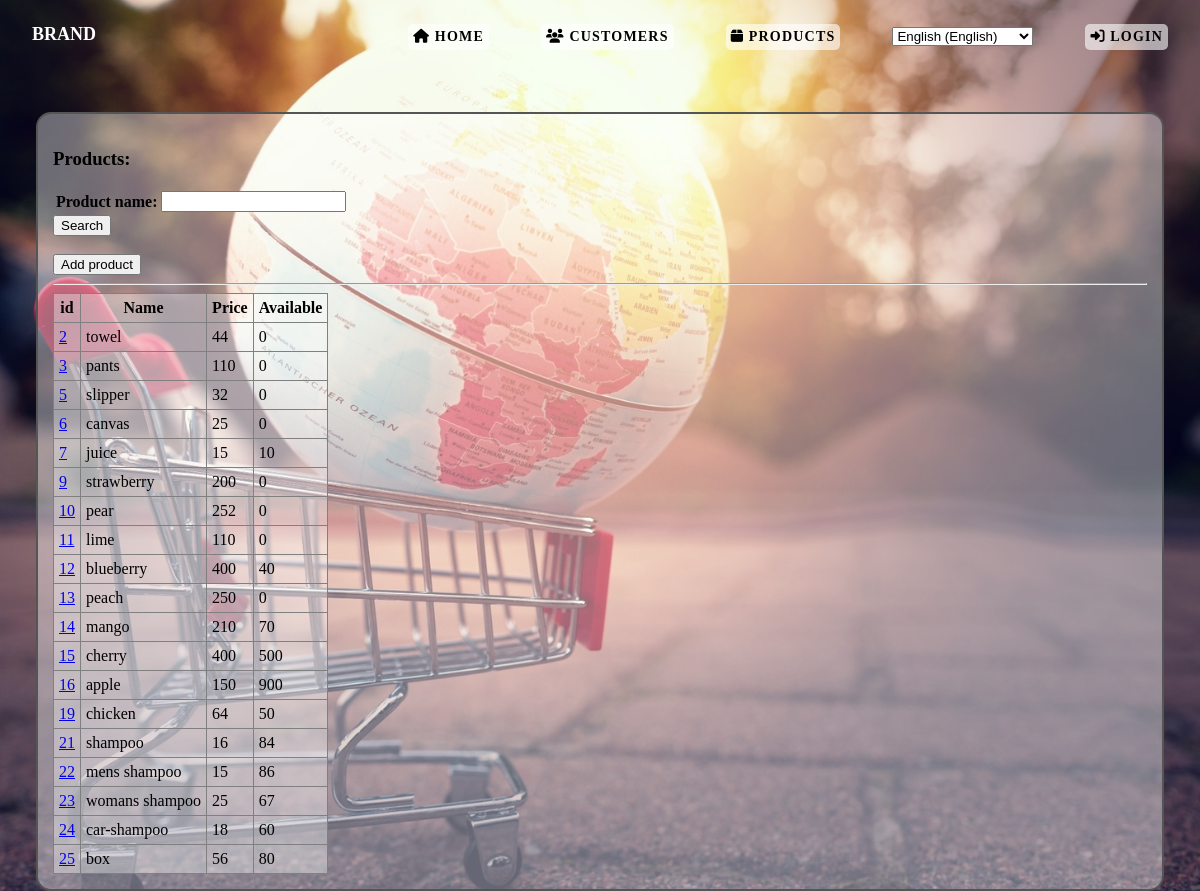
The page /shopping/products on the database as committed earlier.
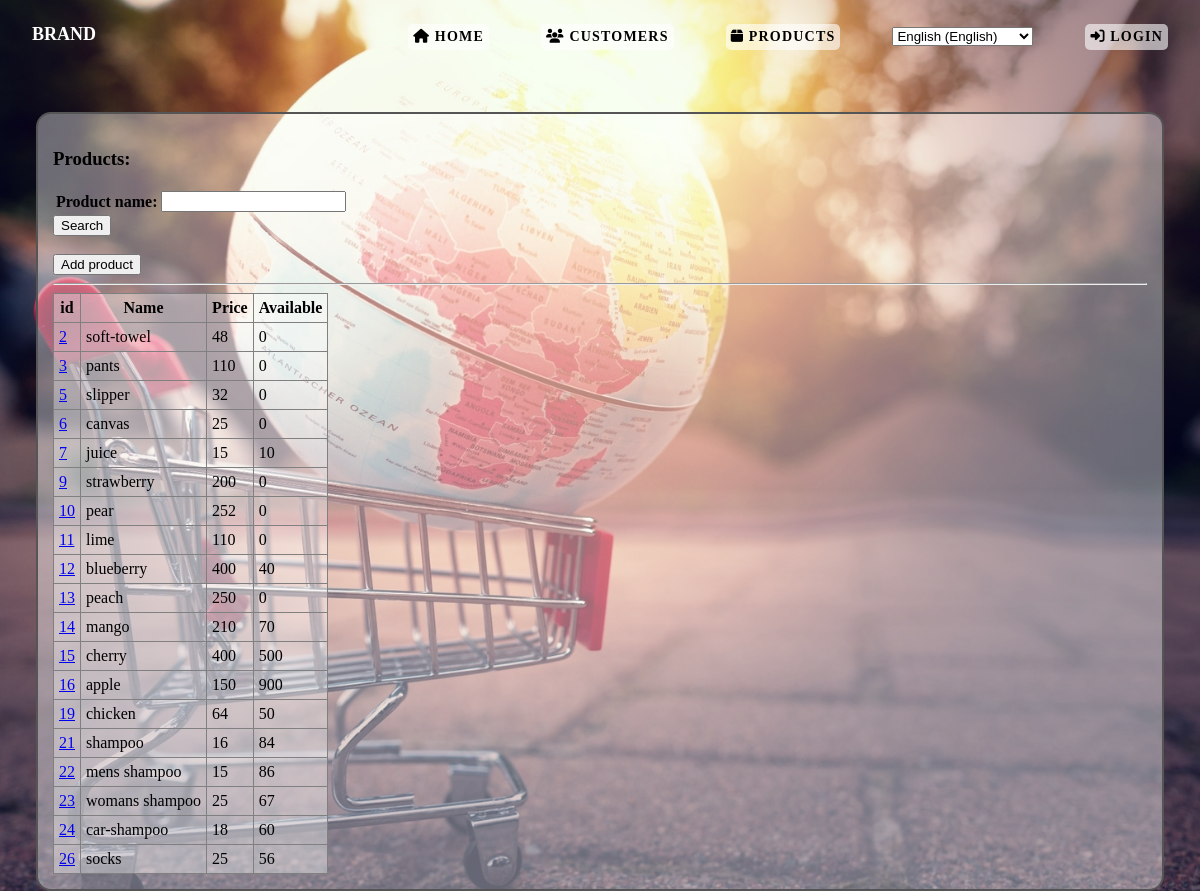
The same page on the database as committed later.
### shopping/models.py (models this page shows, shortened)
class Product(models.Model):
    product_name = models.CharField(max_length=200)
    price = models.IntegerField()
    expiry_date = models.DateField(blank=True, null=True)
    is_discounted = models.BooleanField(default=False)
    storage_quantity = models.IntegerField(default=0)
    created = models.DateTimeField(auto_now_add=True, blank=True, null=True)
    last_modified = models.DateTimeField(auto_now=True, blank=True, null=True)
    product_image = models.ImageField(upload_to='products/', blank=True, null=True)

### shopping/views_classes.py (the view)
# urls.py: path("products", views_classes.ProductListView.as_view(), name="product_list"),
class ProductListView(ListView):
    model = Product
    template_name = 'shopping/products.html'
    context_object_name = 'products'
    def get_context_data(self, **kwargs):
        context = super().get_context_data(**kwargs)
        context['form'] = ProductForm
        return context
    def get_queryset(self):
        queryset = super().get_queryset()
        form = ProductForm(self.request.GET or None)
        if form.is_valid():
            product_name = form.cleaned_data.get('product_name')
            queryset = queryset.filter(
                name__contains=product_name,
            )
        return queryset

### shopping/templates/shopping/products.html (shortened to what this page needs)
{% load static %}
<!DOCTYPE html>
<html lang="en">
    <head>
        <link rel="stylesheet" type="text/css" href="{% static 'css/master.css' %}">
        <link rel="stylesheet" href="https://cdnjs.cloudflare.com/ajax/libs/font-awesome/6.5.0/css/all.min.css">
    </head>
    <body>
        {% include "shopping/header.html" %}
        <main>
            <h3>Products:</h3>
            <form method="get">
                <table>
                    {{ form.as_table }}
                </table>
                    <input type="submit" value="Search">
                </form>
                <br>
                <a href="{% url 'product_add' %}"><button>Add product</button></a>
                <hr>
                {% if products %}
                <table class="product">
                    <tr>
                        <th>id</th>
                        <th>Name</th>
                        <th>Price</th>
                        <th>Available</th>
                    </tr>
                {% for product in products %}
                    <tr>
                        <td><a href="{% url 'product_details' pk=product.id %}">{{ product.id }}</a></td>
                        <td>{{ product.product_name }}</td>
                        <td>{{ product.price }}</td>
                        <td>{{ product.storage_quantity }}</td>
                    </tr>
                {% endfor %}
                </table>
            {% else %}
            <p>No product.</p>
            {% endif %}
        </main>
    </body>
</html>

Rows that differ between the two databases and show on the page:
removed Product: id "25", product_name "box", price "56", storage_quantity "80"
changed Product id 2: product_name "towel" → "soft-towel"; price "44" → "48"
added Product: id "26", product_name "socks", price "25", storage_quantity "56"
